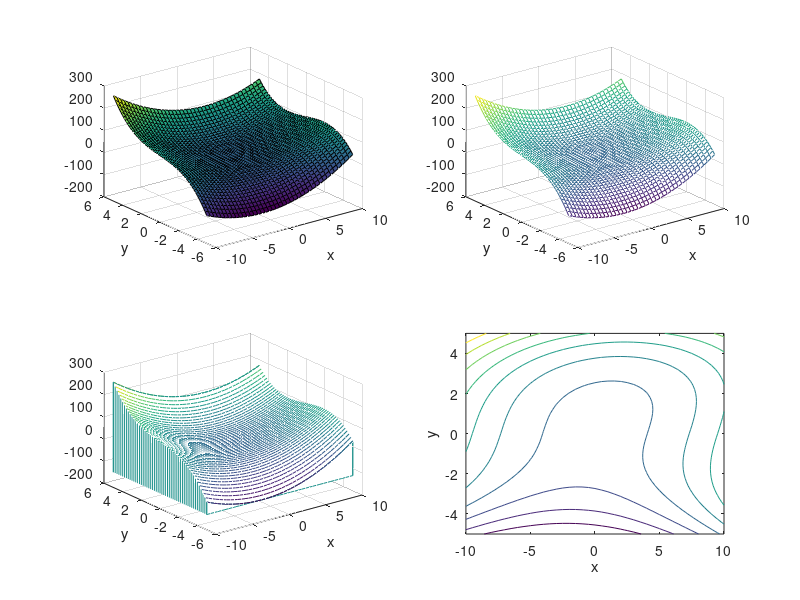

This chart was generated by the following MATLAB code:
% CLASS5SEPT  Demo in class of 3D plotting using an anonymous function and
% MESHGRID.  Different plotting styles shown including CONTOUR, MESH, SURF,
% and WATERFALL.  Plots
%   z = x^2 - xy + y^3
% on -10 < x < 10 and -5 < y < 5

g = @(x,y) x.^2 - x.*y + y.^3;  % an anonymous function with two inputs

% generate x and y coordinates of every point in a grid
[xx,yy] = meshgrid(-10:.5:10,-5:.2:5);
zz = g(xx,yy);

subplot(2,2,1)
surf(xx,yy,zz)
xlabel x,  ylabel y

subplot(2,2,2)
mesh(xx,yy,zz)
xlabel x,  ylabel y

subplot(2,2,3)
waterfall(xx,yy,zz)
xlabel x,  ylabel y

subplot(2,2,4)
contour(xx,yy,zz)
xlabel x,  ylabel y
